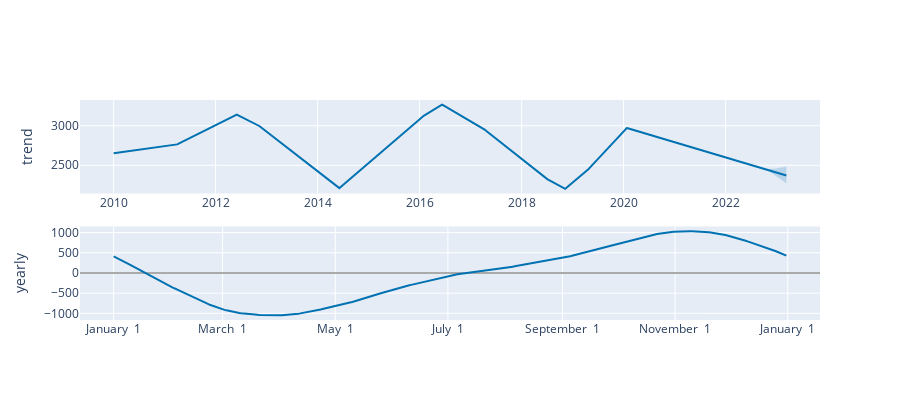

Here is the notebook cell this chart was saved with:
### Code cell
#fig2 = m.plot_components(forecast)

plot_components_plotly(m, forecast)

### Figure 1 — Plotly figure (JSON) as saved in the notebook; plotly's stock layout.template omitted (floating-point values rounded to 4 significant figures; data arrays with more than 128 entries replaced by an {"elided": "..."} marker saying what was removed)
{"data": [{"line": {"color": "#0072B2", "width": 2}, "mode": "lines", "name": "trend", "type": "scatter", "x": {"elided": "690 str values"}, "xaxis": "x", "y": {"elided": "690 float values"}, "yaxis": "y"}, {"line": {"color": "rgba(0, 114, 178, 0.2)", "width": 0}, "mode": "lines", "name": "trend_upper", "type": "scatter", "x": {"elided": "690 str values"}, "xaxis": "x", "y": {"elided": "690 float values"}, "yaxis": "y"}, {"fill": "tonexty", "fillcolor": "rgba(0, 114, 178, 0.2)", "line": {"color": "rgba(0, 114, 178, 0.2)", "width": 0}, "mode": "lines", "name": "trend_lower", "type": "scatter", "x": {"elided": "690 str values"}, "xaxis": "x", "y": {"elided": "690 float values"}, "yaxis": "y"}, {"line": {"color": "#0072B2", "width": 2}, "mode": "lines", "name": "yearly", "type": "scatter", "x": {"elided": "365 str values"}, "xaxis": "x2", "y": {"elided": "365 float values"}, "yaxis": "y2"}], "layout": {"height": 400, "showlegend": false, "width": 900, "xaxis": {"anchor": "y", "domain": [0, 1], "range": ["2009-05-05T02:24:00", "2023-11-07T21:36:00"], "type": "date"}, "xaxis2": {"anchor": "y2", "domain": [0, 1], "range": ["2016-12-13T18:54:02.958904115", "2018-01-18T11:04:57.863013581"], "tickformat": "%B %e", "type": "date"}, "yaxis": {"anchor": "x", "autorange": true, "domain": [0.575, 1], "range": [2144.0, 3325.0], "rangemode": "normal", "title": {"text": "trend"}, "type": "linear", "zerolinecolor": "#AAA"}, "yaxis2": {"anchor": "x2", "autorange": true, "domain": [0, 0.425], "range": [-1166.0, 1150.0], "title": {"text": "yearly"}, "type": "linear", "zerolinecolor": "#AAA"}}}
